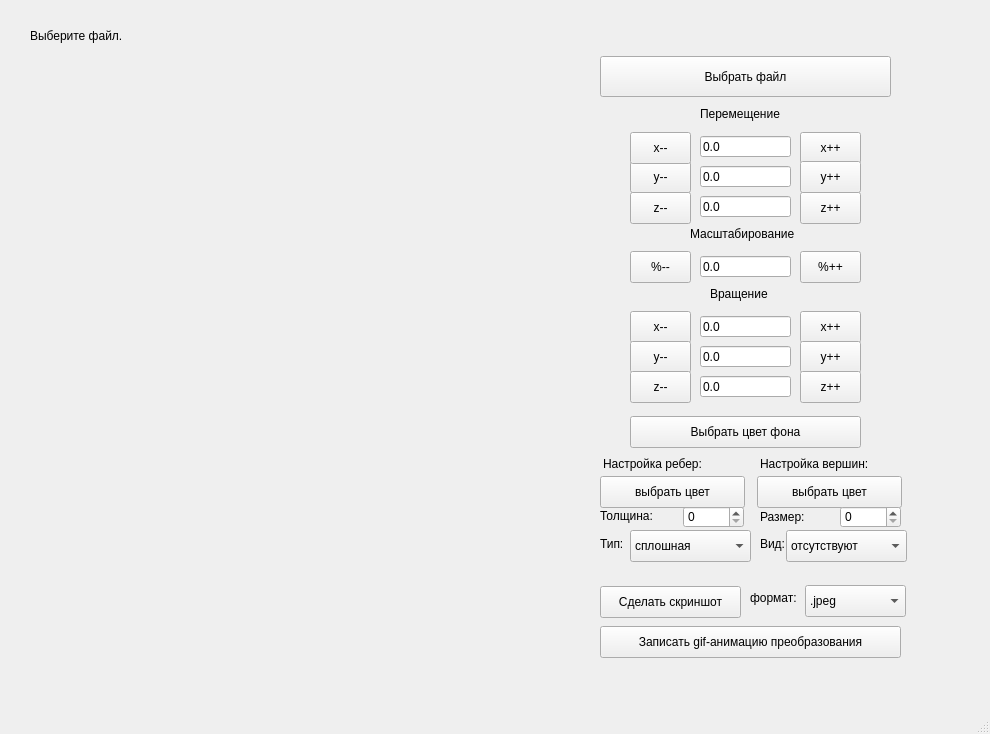
<?xml version="1.0" encoding="UTF-8"?>
<ui version="4.0">
 <class>MainWindow</class>
 <widget class="QMainWindow" name="MainWindow">
  <property name="geometry">
   <rect>
    <x>0</x>
    <y>0</y>
    <width>990</width>
    <height>734</height>
   </rect>
  </property>
  <property name="windowTitle">
   <string>3d_viewer</string>
  </property>
  <widget class="QWidget" name="centralwidget">
   <widget class="myopengl" name="widget" native="true">
    <property name="geometry">
     <rect>
      <x>30</x>
      <y>68</y>
      <width>511</width>
      <height>591</height>
     </rect>
    </property>
   </widget>
   <widget class="QLineEdit" name="x_value">
    <property name="geometry">
     <rect>
      <x>700</x>
      <y>136</y>
      <width>91</width>
      <height>21</height>
     </rect>
    </property>
    <property name="text">
     <string>0.0</string>
    </property>
   </widget>
   <widget class="QLineEdit" name="y_value">
    <property name="geometry">
     <rect>
      <x>700</x>
      <y>166</y>
      <width>91</width>
      <height>21</height>
     </rect>
    </property>
    <property name="text">
     <string>0.0</string>
    </property>
   </widget>
   <widget class="QLineEdit" name="z_value">
    <property name="geometry">
     <rect>
      <x>700</x>
      <y>196</y>
      <width>91</width>
      <height>21</height>
     </rect>
    </property>
    <property name="text">
     <string>0.0</string>
    </property>
   </widget>
   <widget class="QPushButton" name="x_add">
    <property name="geometry">
     <rect>
      <x>800</x>
      <y>132</y>
      <width>61</width>
      <height>32</height>
     </rect>
    </property>
    <property name="text">
     <string>x++</string>
    </property>
   </widget>
   <widget class="QPushButton" name="z_sub">
    <property name="geometry">
     <rect>
      <x>630</x>
      <y>192</y>
      <width>61</width>
      <height>32</height>
     </rect>
    </property>
    <property name="text">
     <string>z--</string>
    </property>
   </widget>
   <widget class="QPushButton" name="y_add">
    <property name="geometry">
     <rect>
      <x>800</x>
      <y>161</y>
      <width>61</width>
      <height>32</height>
     </rect>
    </property>
    <property name="text">
     <string>y++</string>
    </property>
   </widget>
   <widget class="QPushButton" name="y_sub">
    <property name="geometry">
     <rect>
      <x>630</x>
      <y>161</y>
      <width>61</width>
      <height>32</height>
     </rect>
    </property>
    <property name="text">
     <string>y--</string>
    </property>
   </widget>
   <widget class="QPushButton" name="x_sub">
    <property name="geometry">
     <rect>
      <x>630</x>
      <y>132</y>
      <width>61</width>
      <height>32</height>
     </rect>
    </property>
    <property name="text">
     <string>x--</string>
    </property>
   </widget>
   <widget class="QPushButton" name="z_add">
    <property name="geometry">
     <rect>
      <x>800</x>
      <y>192</y>
      <width>61</width>
      <height>32</height>
     </rect>
    </property>
    <property name="text">
     <string>z++</string>
    </property>
   </widget>
   <widget class="QLineEdit" name="zoom_value">
    <property name="geometry">
     <rect>
      <x>700</x>
      <y>256</y>
      <width>91</width>
      <height>21</height>
     </rect>
    </property>
    <property name="text">
     <string>0.0</string>
    </property>
   </widget>
   <widget class="QPushButton" name="zoom_sub">
    <property name="geometry">
     <rect>
      <x>630</x>
      <y>251</y>
      <width>61</width>
      <height>32</height>
     </rect>
    </property>
    <property name="text">
     <string>%--</string>
    </property>
   </widget>
   <widget class="QPushButton" name="zoom_add">
    <property name="geometry">
     <rect>
      <x>800</x>
      <y>251</y>
      <width>61</width>
      <height>32</height>
     </rect>
    </property>
    <property name="text">
     <string>%++</string>
    </property>
   </widget>
   <widget class="QLineEdit" name="x_rot_value">
    <property name="geometry">
     <rect>
      <x>700</x>
      <y>316</y>
      <width>91</width>
      <height>21</height>
     </rect>
    </property>
    <property name="text">
     <string>0.0</string>
    </property>
   </widget>
   <widget class="QLineEdit" name="y_rot_value">
    <property name="geometry">
     <rect>
      <x>700</x>
      <y>346</y>
      <width>91</width>
      <height>21</height>
     </rect>
    </property>
    <property name="text">
     <string>0.0</string>
    </property>
   </widget>
   <widget class="QLineEdit" name="z_rot_value">
    <property name="geometry">
     <rect>
      <x>700</x>
      <y>376</y>
      <width>91</width>
      <height>21</height>
     </rect>
    </property>
    <property name="text">
     <string>0.0</string>
    </property>
   </widget>
   <widget class="QPushButton" name="x_rot_add">
    <property name="geometry">
     <rect>
      <x>800</x>
      <y>311</y>
      <width>61</width>
      <height>32</height>
     </rect>
    </property>
    <property name="text">
     <string>x++</string>
    </property>
   </widget>
   <widget class="QPushButton" name="x_rot_sub">
    <property name="geometry">
     <rect>
      <x>630</x>
      <y>311</y>
      <width>61</width>
      <height>32</height>
     </rect>
    </property>
    <property name="text">
     <string>x--</string>
    </property>
   </widget>
   <widget class="QPushButton" name="y_rot_add">
    <property name="geometry">
     <rect>
      <x>800</x>
      <y>341</y>
      <width>61</width>
      <height>32</height>
     </rect>
    </property>
    <property name="text">
     <string>y++</string>
    </property>
   </widget>
   <widget class="QPushButton" name="y_rot_sub">
    <property name="geometry">
     <rect>
      <x>630</x>
      <y>341</y>
      <width>61</width>
      <height>32</height>
     </rect>
    </property>
    <property name="text">
     <string>y--</string>
    </property>
   </widget>
   <widget class="QPushButton" name="z_rot_add">
    <property name="geometry">
     <rect>
      <x>800</x>
      <y>371</y>
      <width>61</width>
      <height>32</height>
     </rect>
    </property>
    <property name="text">
     <string>z++</string>
    </property>
   </widget>
   <widget class="QPushButton" name="z_rot_sub">
    <property name="geometry">
     <rect>
      <x>630</x>
      <y>371</y>
      <width>61</width>
      <height>32</height>
     </rect>
    </property>
    <property name="text">
     <string>z--</string>
    </property>
   </widget>
   <widget class="QPushButton" name="get_file_button">
    <property name="geometry">
     <rect>
      <x>600</x>
      <y>56</y>
      <width>291</width>
      <height>41</height>
     </rect>
    </property>
    <property name="text">
     <string>Выбрать файл</string>
    </property>
   </widget>
   <widget class="QPushButton" name="get_screen">
    <property name="geometry">
     <rect>
      <x>600</x>
      <y>586</y>
      <width>141</width>
      <height>32</height>
     </rect>
    </property>
    <property name="text">
     <string>Сделать скриншот</string>
    </property>
   </widget>
   <widget class="QComboBox" name="format">
    <property name="geometry">
     <rect>
      <x>805</x>
      <y>585</y>
      <width>101</width>
      <height>32</height>
     </rect>
    </property>
    <item>
     <property name="text">
      <string>.jpeg</string>
     </property>
    </item>
    <item>
     <property name="text">
      <string>.bmp</string>
     </property>
    </item>
   </widget>
   <widget class="QPushButton" name="start_gif">
    <property name="geometry">
     <rect>
      <x>600</x>
      <y>626</y>
      <width>301</width>
      <height>32</height>
     </rect>
    </property>
    <property name="text">
     <string>Записать gif-анимацию преобразования</string>
    </property>
   </widget>
   <widget class="QPushButton" name="back_colour">
    <property name="geometry">
     <rect>
      <x>630</x>
      <y>416</y>
      <width>231</width>
      <height>32</height>
     </rect>
    </property>
    <property name="text">
     <string>Выбрать цвет фона</string>
    </property>
   </widget>
   <widget class="QComboBox" name="line_type">
    <property name="geometry">
     <rect>
      <x>630</x>
      <y>530</y>
      <width>121</width>
      <height>32</height>
     </rect>
    </property>
    <item>
     <property name="text">
      <string>сплошная</string>
     </property>
    </item>
    <item>
     <property name="text">
      <string>пунктирная</string>
     </property>
    </item>
   </widget>
   <widget class="QSpinBox" name="line_thickness">
    <property name="geometry">
     <rect>
      <x>683</x>
      <y>506</y>
      <width>61</width>
      <height>22</height>
     </rect>
    </property>
   </widget>
   <widget class="QPushButton" name="tops_colour">
    <property name="geometry">
     <rect>
      <x>757</x>
      <y>476</y>
      <width>145</width>
      <height>32</height>
     </rect>
    </property>
    <property name="text">
     <string>выбрать цвет</string>
    </property>
   </widget>
   <widget class="QSpinBox" name="tops_size">
    <property name="geometry">
     <rect>
      <x>840</x>
      <y>506</y>
      <width>61</width>
      <height>22</height>
     </rect>
    </property>
   </widget>
   <widget class="QLabel" name="label_2">
    <property name="geometry">
     <rect>
      <x>760</x>
      <y>506</y>
      <width>58</width>
      <height>21</height>
     </rect>
    </property>
    <property name="text">
     <string>Размер:</string>
    </property>
   </widget>
   <widget class="QComboBox" name="tops_type">
    <property name="geometry">
     <rect>
      <x>786</x>
      <y>530</y>
      <width>121</width>
      <height>32</height>
     </rect>
    </property>
    <item>
     <property name="text">
      <string>отсутствуют</string>
     </property>
    </item>
    <item>
     <property name="text">
      <string>квадратные</string>
     </property>
    </item>
    <item>
     <property name="text">
      <string>круглые</string>
     </property>
    </item>
   </widget>
   <widget class="QLabel" name="filepath_dots">
    <property name="geometry">
     <rect>
      <x>30</x>
      <y>10</y>
      <width>941</width>
      <height>51</height>
     </rect>
    </property>
    <property name="text">
     <string>Выберите файл.</string>
    </property>
   </widget>
   <widget class="QLabel" name="label_3">
    <property name="geometry">
     <rect>
      <x>700</x>
      <y>106</y>
      <width>101</width>
      <height>16</height>
     </rect>
    </property>
    <property name="text">
     <string>Перемещение</string>
    </property>
   </widget>
   <widget class="QLabel" name="label_4">
    <property name="geometry">
     <rect>
      <x>690</x>
      <y>226</y>
      <width>121</width>
      <height>16</height>
     </rect>
    </property>
    <property name="text">
     <string>Масштабирование</string>
    </property>
   </widget>
   <widget class="QLabel" name="label_5">
    <property name="geometry">
     <rect>
      <x>710</x>
      <y>286</y>
      <width>71</width>
      <height>16</height>
     </rect>
    </property>
    <property name="text">
     <string>Вращение</string>
    </property>
   </widget>
   <widget class="QPushButton" name="lines_colour">
    <property name="geometry">
     <rect>
      <x>600</x>
      <y>476</y>
      <width>145</width>
      <height>32</height>
     </rect>
    </property>
    <property name="text">
     <string>выбрать цвет</string>
    </property>
   </widget>
   <widget class="QLabel" name="label_6">
    <property name="geometry">
     <rect>
      <x>603</x>
      <y>456</y>
      <width>121</width>
      <height>16</height>
     </rect>
    </property>
    <property name="text">
     <string>Настройка ребер:</string>
    </property>
   </widget>
   <widget class="QLabel" name="label_7">
    <property name="geometry">
     <rect>
      <x>600</x>
      <y>508</y>
      <width>58</width>
      <height>16</height>
     </rect>
    </property>
    <property name="text">
     <string>Толщина:</string>
    </property>
   </widget>
   <widget class="QLabel" name="label_8">
    <property name="geometry">
     <rect>
      <x>600</x>
      <y>536</y>
      <width>31</width>
      <height>16</height>
     </rect>
    </property>
    <property name="text">
     <string>Тип:</string>
    </property>
   </widget>
   <widget class="QLabel" name="label_9">
    <property name="geometry">
     <rect>
      <x>760</x>
      <y>456</y>
      <width>131</width>
      <height>16</height>
     </rect>
    </property>
    <property name="text">
     <string>Настройка вершин:</string>
    </property>
   </widget>
   <widget class="QLabel" name="label">
    <property name="geometry">
     <rect>
      <x>760</x>
      <y>536</y>
      <width>31</width>
      <height>16</height>
     </rect>
    </property>
    <property name="text">
     <string>Вид:</string>
    </property>
   </widget>
   <widget class="QLabel" name="label_10">
    <property name="geometry">
     <rect>
      <x>750</x>
      <y>590</y>
      <width>58</width>
      <height>16</height>
     </rect>
    </property>
    <property name="text">
     <string>формат:</string>
    </property>
   </widget>
  </widget>
  <widget class="QMenuBar" name="menubar">
   <property name="geometry">
    <rect>
     <x>0</x>
     <y>0</y>
     <width>990</width>
     <height>24</height>
    </rect>
   </property>
  </widget>
  <widget class="QStatusBar" name="statusbar"/>
 </widget>
 <customwidgets>
  <customwidget>
   <class>myopengl</class>
   <extends>QWidget</extends>
   <header>myopengl.h</header>
   <container>1</container>
  </customwidget>
 </customwidgets>
 <resources/>
 <connections/>
</ui>
